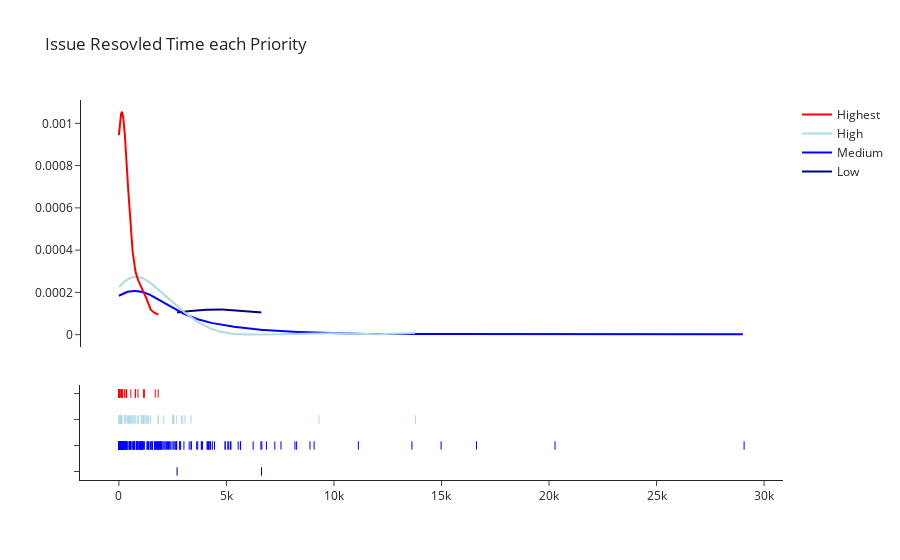

This figure's notebook cell:
### Code cell
hist_data = [
    low_pr['resolved_time_hours'],
    medium_pr['resolved_time_hours'],
    high_pr['resolved_time_hours'],
    highest_pr['resolved_time_hours']
]

group_labels = ['Low','Medium','High','Highest']

colors = ['navy', 'blue', 'lightblue','red']

# Create distplot with curve_type set to 'normal'
fig = ff.create_distplot(hist_data, group_labels, show_hist=False, colors = colors)

# Add title
fig.update_layout(title_text='Issue Resovled Time each Priority', template = 'simple_white')
fig.show()

### Figure 1 — Plotly figure (JSON) as saved in the notebook; plotly's stock layout.template omitted (floating-point values rounded to 4 significant figures; data arrays with more than 128 entries replaced by an {"elided": "..."} marker saying what was removed)
{"data": [{"legendgroup": "Low", "marker": {"color": "navy"}, "mode": "lines", "name": "Low", "showlegend": true, "type": "scatter", "x": {"elided": "500 float values"}, "xaxis": "x", "y": {"elided": "500 float values"}, "yaxis": "y"}, {"legendgroup": "Medium", "marker": {"color": "blue"}, "mode": "lines", "name": "Medium", "showlegend": true, "type": "scatter", "x": {"elided": "500 float values"}, "xaxis": "x", "y": {"elided": "500 float values"}, "yaxis": "y"}, {"legendgroup": "High", "marker": {"color": "lightblue"}, "mode": "lines", "name": "High", "showlegend": true, "type": "scatter", "x": {"elided": "500 float values"}, "xaxis": "x", "y": {"elided": "500 float values"}, "yaxis": "y"}, {"legendgroup": "Highest", "marker": {"color": "red"}, "mode": "lines", "name": "Highest", "showlegend": true, "type": "scatter", "x": {"elided": "500 float values"}, "xaxis": "x", "y": {"elided": "500 float values"}, "yaxis": "y"}, {"legendgroup": "Low", "marker": {"color": "navy", "symbol": "line-ns-open"}, "mode": "markers", "name": "Low", "showlegend": false, "type": "scatter", "x": [2705.0, 6631.0], "xaxis": "x", "y": ["Low", "Low"], "yaxis": "y2"}, {"legendgroup": "Medium", "marker": {"color": "blue", "symbol": "line-ns-open"}, "mode": "markers", "name": "Medium", "showlegend": false, "type": "scatter", "x": {"elided": "192 float values"}, "xaxis": "x", "y": {"elided": "192 str values"}, "yaxis": "y2"}, {"legendgroup": "High", "marker": {"color": "lightblue", "symbol": "line-ns-open"}, "mode": "markers", "name": "High", "showlegend": false, "type": "scatter", "x": [24.58, 135.0, 328.4, 2688.0, 1132.0, 1052.0, 1370.0, 1150.0, 785.0, 1833.0, 698.1, 12.18, 1214.0, 1316.0, 16.02, 71.85, 287.2, 1080.0, 877.1, 2088.0, 2970.0, 711.2, 2904.0, 1285.0, 10.22, 605.5, 10.78, 9302.0, 1056.0, 927.4, 13790.0, 2509.0, 3073.0, 3350.0, 451.1, 1824.0, 2562.0, 263.6, 1136.0, 1469.0, 615.6, 2521.0, 2521.0, 2521.0, 145.5, 75.08, 509.3, 1169.0, 405.1, 486.5, 117.7, 96.87, 550.1], "xaxis": "x", "y": ["High", "High", "High", "High", "High", "High", "High", "High", "High", "High", "High", "High", "High", "High", "High", "High", "High", "High", "High", "High", "High", "High", "High", "High", "High", "High", "High", "High", "High", "High", "High", "High", "High", "High", "High", "High", "High", "High", "High", "High", "High", "High", "High", "High", "High", "High", "High", "High", "High", "High", "High", "High", "High"], "yaxis": "y2"}, {"legendgroup": "Highest", "marker": {"color": "red", "symbol": "line-ns-open"}, "mode": "markers", "name": "Highest", "showlegend": false, "type": "scatter", "x": [774.3, 757.3, 126.1, 102.0, 1171.0, 337.5, 555.2, 357.9, 355.4, 1689.0, 0.01667, 1825.0, 887.5, 154.8, 144.6, 31.72, 345.2, 353.0, 353.1, 0.03333, 1152.0, 0.03333, 0.9, 1.983, 1176.0, 0.03333, 0.01667, 0.06667, 142.7, 142.7, 51.22, 101.9, 258.5, 129.5], "xaxis": "x", "y": ["Highest", "Highest", "Highest", "Highest", "Highest", "Highest", "Highest", "Highest", "Highest", "Highest", "Highest", "Highest", "Highest", "Highest", "Highest", "Highest", "Highest", "Highest", "Highest", "Highest", "Highest", "Highest", "Highest", "Highest", "Highest", "Highest", "Highest", "Highest", "Highest", "Highest", "Highest", "Highest", "Highest", "Highest"], "yaxis": "y2"}], "layout": {"barmode": "overlay", "hovermode": "closest", "legend": {"traceorder": "reversed"}, "title": {"text": "Issue Resovled Time each Priority"}, "xaxis": {"anchor": "y2", "domain": [0, 1], "zeroline": false}, "yaxis": {"anchor": "free", "domain": [0.35, 1], "position": 0}, "yaxis2": {"anchor": "x", "domain": [0, 0.25], "dtick": 1, "showticklabels": false}}}
